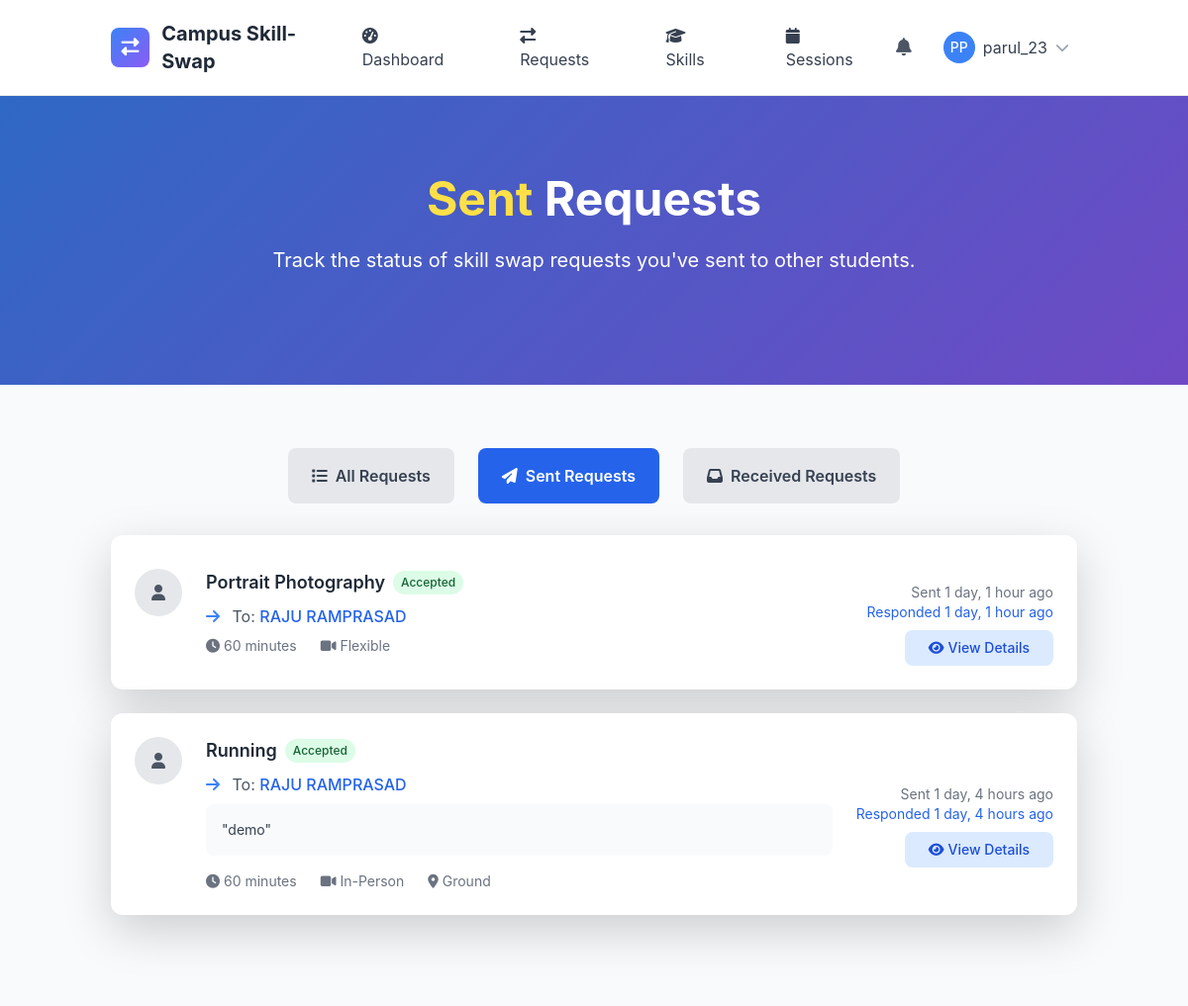
The page /sessions/requests/sent/ (signed in) on the database its author committed.
### skill_sessions/models.py (models this page shows, shortened)
class SkillSwapRequest(models.Model):
    STATUS_CHOICES = [
        ('pending', 'Pending'),
        ('accepted', 'Accepted'),
        ('declined', 'Declined'),
        ('cancelled', 'Cancelled'),
        ('expired', 'Expired'),
    ]
    requester = models.ForeignKey(User, on_delete=models.CASCADE, related_name='sent_requests')
    recipient = models.ForeignKey(User, on_delete=models.CASCADE, related_name='received_requests')
    offered_skill = models.ForeignKey(OfferedSkill, on_delete=models.CASCADE, related_name='swap_requests')
    desired_skill = models.ForeignKey(DesiredSkill, on_delete=models.CASCADE, related_name='swap_requests', null=True, blank=True)
    status = models.CharField(max_length=20, choices=STATUS_CHOICES, default='pending')
    message = models.TextField(blank=True, help_text="Personal message from the requester")
    proposed_duration = models.PositiveIntegerField(default=60, help_text="Proposed session duration in minutes")
    proposed_format = models.CharField(max_length=20, choices=[
        ('online', 'Online'),
        ('in_person', 'In-Person'),
        ('flexible', 'Flexible'),
    ], default='flexible')
    proposed_location = models.CharField(max_length=200, blank=True, help_text="For in-person sessions")
    created_at = models.DateTimeField(auto_now_add=True)
    updated_at = models.DateTimeField(auto_now=True)
    expires_at = models.DateTimeField()
    responded_at = models.DateTimeField(null=True, blank=True)
    response_message = models.TextField(blank=True)
    class Meta:
        ordering = ['-created_at']
        db_table = 'swaprequest'

### skills/models.py (models this page shows, shortened)
class OfferedSkill(models.Model):
    PROFICIENCY_LEVELS = [
        ('beginner', 'Beginner'),
        ('intermediate', 'Intermediate'),
        ('advanced', 'Advanced'),
        ('expert', 'Expert'),
    ]
    user = models.ForeignKey(User, on_delete=models.CASCADE, related_name='offered_skills')
    skill = models.ForeignKey(Skill, on_delete=models.CASCADE, related_name='offered_by_users')
    proficiency_level = models.CharField(max_length=20, choices=PROFICIENCY_LEVELS)
    description = models.TextField(blank=True, help_text="Describe your experience with this skill")
    years_of_experience = models.PositiveIntegerField(default=0)
    is_active = models.BooleanField(default=True)
    teaching_preference = models.CharField(max_length=20, choices=[
        ('online', 'Online Only'),
        ('in_person', 'In-Person Only'),
        ('both', 'Both Online and In-Person'),
    ], default='both')
    max_students_per_session = models.PositiveIntegerField(default=1)
    created_at = models.DateTimeField(auto_now_add=True)
    updated_at = models.DateTimeField(auto_now=True)
    total_sessions = models.PositiveIntegerField(default=0)
    average_rating = models.FloatField(default=0.0)
    class Meta:
        ordering = ['-created_at']
        unique_together = ['user', 'skill']
        db_table = 'offeredskill'

class Skill(models.Model):
    name = models.CharField(max_length=100)
    category = models.ForeignKey(SkillCategory, on_delete=models.CASCADE, related_name='skills')
    description = models.TextField(blank=True)
    is_popular = models.BooleanField(default=False)
    created_at = models.DateTimeField(auto_now_add=True)
    updated_at = models.DateTimeField(auto_now=True)
    class Meta:
        ordering = ['category__name', 'name']
        unique_together = ['name', 'category']

### skill_sessions/views.py (the view)
# urls.py: path('requests/sent/', views.SentRequestListView.as_view(), name='sent_requests'),
class SentRequestListView(LoginRequiredMixin, ListView):
    model = SkillSwapRequest
    template_name = 'skill_sessions/sent_requests.html'
    context_object_name = 'requests'
    def get_queryset(self):
        return SkillSwapRequest.objects.filter(
            requester=self.request.user
        ).select_related('recipient', 'offered_skill')
    def get_context_data(self, **kwargs):
        context = super().get_context_data(**kwargs)
        context.update(get_user_statistics(self.request.user))
        return context

### templates/skill_sessions/sent_requests.html (shortened to what this page needs)
{% extends 'base.html' %}
{% load static %}
{% block content %}
<section class="gradient-bg relative overflow-hidden">
    <div class="absolute inset-0 bg-black opacity-20"></div>
    <div class="relative container mx-auto px-4 py-20">
        <div class="text-center text-white">
            <h1 class="text-4xl lg:text-5xl font-bold mb-6 leading-tight">
                <span class="text-yellow-300">Sent</span> Requests
            </h1>
            <p class="text-lg lg:text-xl mb-8 max-w-3xl mx-auto">
                Track the status of skill swap requests you've sent to other students.
            </p>
        </div>
    </div>
</section>
<section class="py-16 bg-gray-50">
    <div class="container mx-auto px-4">
        <div class="mb-8">
            <div class="flex flex-wrap gap-4 justify-center">
                <a href="{% url 'skill_sessions:request_list' %}"
                   class="px-6 py-3 bg-gray-200 text-gray-700 rounded-lg font-semibold hover:bg-gray-300 transition-colors">
                    <i class="fas fa-list mr-2"></i>All Requests
                </a>
                <a href="{% url 'skill_sessions:sent_requests' %}"
                   class="px-6 py-3 bg-blue-600 text-white rounded-lg font-semibold hover:bg-blue-700 transition-colors">
                    <i class="fas fa-paper-plane mr-2"></i>Sent Requests
                </a>
                <a href="{% url 'skill_sessions:received_requests' %}"
                   class="px-6 py-3 bg-gray-200 text-gray-700 rounded-lg font-semibold hover:bg-gray-300 transition-colors">
                    <i class="fas fa-inbox mr-2"></i>Received Requests
                </a>
            </div>
        </div>
        {% if requests %}
            <div class="space-y-6">
                {% for request in requests %}
                    <div class="bg-white rounded-xl shadow-lg p-6 hover:shadow-xl transition-shadow">
                        <div class="flex flex-col lg:flex-row lg:items-center lg:justify-between">
                            <div class="flex-1">
                                <div class="flex items-start gap-4">
                                    <div class="w-12 h-12 bg-gray-200 rounded-full flex items-center justify-center">
                                        {% if request.recipient.profile.profile_picture %}
                                            <img src="{{ request.recipient.profile.profile_picture.url }}"
                                                 alt="{{ request.recipient.username }}"
                                                 class="w-12 h-12 rounded-full object-cover">
                                        {% else %}
                                            <i class="fas fa-user text-gray-600"></i>
                                        {% endif %}
                                    </div>
                                    <div class="flex-1">
                                        <div class="flex items-center gap-2 mb-2">
                                            <h3 class="text-lg font-semibold text-gray-800">
                                                {{ request.offered_skill.skill.name }}
                                            </h3>
                                            <span class="px-2 py-1 text-xs font-medium rounded-full
                                                {% if request.status == 'pending' %}bg-yellow-100 text-yellow-800
                                                {% elif request.status == 'accepted' %}bg-green-100 text-green-800
                                                {% elif request.status == 'declined' %}bg-red-100 text-red-800
                                                {% else %}bg-gray-100 text-gray-800{% endif %}">
                                                {{ request.get_status_display }}
                                            </span>
                                        </div>
                                        <p class="text-gray-600 mb-2">
                                            <i class="fas fa-arrow-right text-blue-500 mr-2"></i>
                                            To: <a href="{% url 'accounts:profile_details' request.recipient.id %}"
                                                   class="font-medium text-blue-600 hover:text-blue-800 hover:underline transition-colors">
                                                {{ request.recipient.get_full_name|default:request.recipient.username }}
                                            </a>
                                        </p>
                                        {% if request.message %}
                                            <p class="text-gray-700 text-sm bg-gray-50 p-3 rounded-lg mb-3">
                                                "{{ request.message }}"
                                            </p>
                                        {% endif %}
                                        <div class="flex flex-wrap gap-4 text-sm text-gray-500">
                                            <span><i class="fas fa-clock mr-1"></i>{{ request.proposed_duration }} minutes</span>
                                            <span><i class="fas fa-{{ request.proposed_format|yesno:'video,map-marker' }} mr-1"></i>{{ request.get_proposed_format_display }}</span>
                                            {% if request.proposed_location %}
                                                <span><i class="fas fa-location-dot mr-1"></i>{{ request.proposed_location }}</span>
                                            {% endif %}
                                        </div>
                                    </div>
                                </div>
                            </div>
                            <div class="mt-4 lg:mt-0 lg:ml-6 flex flex-col items-end gap-2">
                                <div class="text-sm text-gray-500 text-right">
                                    <div>Sent {{ request.created_at|timesince }} ago</div>
                                    {% if request.responded_at %}
                                        <div class="text-blue-600">
                                            Responded {{ request.responded_at|timesince }} ago
                                        </div>
                                    {% elif request.expires_at %}
                                        <div class="text-orange-600">
                                            Expires {{ request.expires_at|timeuntil }}
                                        </div>
                                    {% endif %}
                                </div>
                                <div class="flex gap-2">
                                    <a href="{% url 'skill_sessions:request_detail' request.pk %}"
                                       class="px-4 py-2 bg-blue-100 text-blue-700 rounded-lg text-sm font-medium hover:bg-blue-200 transition-colors">
                                        <i class="fas fa-eye mr-1"></i>View Details
                                    </a>
                                </div>
                            </div>
                        </div>
                    </div>
                {% endfor %}
            </div>
        {% endif %}
    </div>
</section>
{% endblock %}

### templates/base.html (shortened to what this page needs)
{% load static %}
<!DOCTYPE html>
<html lang="en" class="h-full">
<head>
    <script src="https://cdn.tailwindcss.com"></script>
    <link href="https://cdn.jsdelivr.net/npm/bootstrap@5.3.2/dist/css/bootstrap.min.css" rel="stylesheet">
    <link rel="stylesheet" href="https://cdnjs.cloudflare.com/ajax/libs/font-awesome/6.5.1/css/all.min.css">
</head>
<body class="bg-gray-50 h-full">
    <nav class="bg-white shadow-lg border-b">
        <div class="container mx-auto px-4">
            <div class="flex justify-between items-center py-3">
                <div class="flex items-center space-x-3">
                    <div class="w-10 h-10 gradient-bg rounded-lg flex items-center justify-center">
                        <i class="fas fa-exchange-alt text-white text-lg"></i>
                    </div>
                    <a href="{% url 'core:home' %}" class="text-xl font-bold text-gray-800 hover:text-blue-600 transition-colors">
                        Campus Skill-Swap
                    </a>
                </div>
                <div class="hidden md:flex items-center space-x-6">
                    {% if user.is_authenticated %}
                        <a href="{% url 'core:dashboard' %}" class="nav-link px-3 py-2 text-gray-700 hover:text-blue-600 transition-colors">
                            <i class="fas fa-tachometer-alt mr-2"></i>Dashboard
                        </a>
                        <a href="{% url 'skill_sessions:request_list' %}" class="nav-link px-3 py-2 text-gray-700 hover:text-blue-600 transition-colors">
                            <i class="fas fa-exchange-alt mr-2"></i>Requests
                        </a>
                        <a href="{% url 'skills:skill_list' %}" class="nav-link px-3 py-2 text-gray-700 hover:text-blue-600 transition-colors">
                            <i class="fas fa-graduation-cap mr-2"></i>Skills
                        </a>
                        <a href="{% url 'skill_sessions:session_management' %}" class="nav-link px-3 py-2 text-gray-700 hover:text-blue-600 transition-colors">
                            <i class="fas fa-calendar mr-2"></i>Sessions
                        </a>
                    {% endif %}
                </div>
                <div class="flex items-center space-x-4">
                    {% if user.is_authenticated %}
                        <div class="relative">
                            <button id="notificationBtn" class="relative p-2 text-gray-600 hover:text-blue-600 transition-colors">
                                <i class="fas fa-bell text-lg"></i>
                            </button>
                        </div>
                        <div class="relative">
                            <button id="userMenuBtn" class="flex items-center space-x-2 p-2 rounded-lg hover:bg-gray-100 transition-colors">
                                {% if user.profile.profile_picture %}
                                    <img src="{{ user.profile.profile_picture.url }}" alt="Profile" class="w-8 h-8 rounded-full">
                                {% else %}
                                    <div class="w-8 h-8 bg-blue-500 rounded-full flex items-center justify-center">
                                        <span class="text-white text-sm font-medium">{{ user.first_name|first|upper }}{{ user.last_name|first|upper }}</span>
                                    </div>
                                {% endif %}
                                <span class="hidden md:block text-gray-700">{{ user.username}}</span>
                                <i class="fas fa-chevron-down text-gray-400 text-sm"></i>
                            </button>
                        </div>
                    {% endif %}
                </div>
            </div>
        </div>
    </nav>
    <main class="min-h-screen">
        {% block content %}{% endblock %}
    </main>
</body>
</html>

### templates/base.html (style rules this page uses)
:root { --primary-color: #3B82F6; --secondary-color: #10B981; --accent-color: #8B5CF6; --warning-color: #F59E0B; --danger-color: #EF4444; }
body { font-family: 'Inter', -apple-system, BlinkMacSystemFont, sans-serif; }
.gradient-bg { background: linear-gradient(135deg, var(--primary-color) 0%, var(--accent-color) 100%); }

### rows shown on the page
SkillSwapRequest: offered_skill.skill.name "Portrait Photography", status "Accepted", recipient.get_full_name "RAJU RAMPRASAD", proposed_duration "60", proposed_format "Flexible", created_at "1 day, 1 hour", responded_at "1 day, 1 hour"
SkillSwapRequest: offered_skill.skill.name "Running", status "Accepted", recipient.get_full_name "RAJU RAMPRASAD", message "demo", proposed_duration "60", proposed_format "In-Person", proposed_location "Ground", created_at "1 day, 4 hours", responded_at "1 day, 4 hours"

### other values the page prints
{{ user.first_name|first|upper }} "P"
{{ user.last_name|first|upper }} "P"
{{ user.username }} "parul_23"
